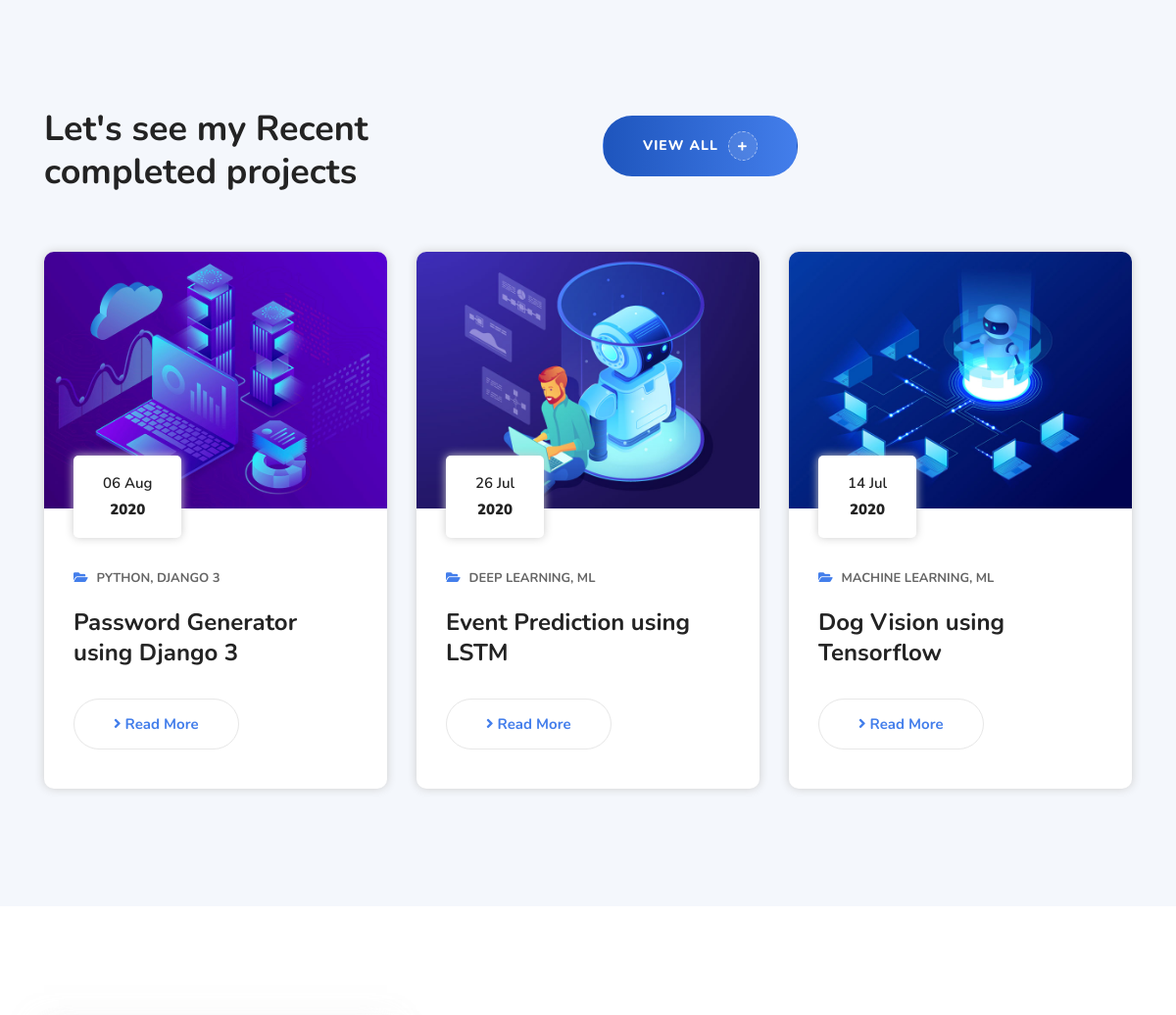
/ (middle part), run on an earlier commit of the app's database.
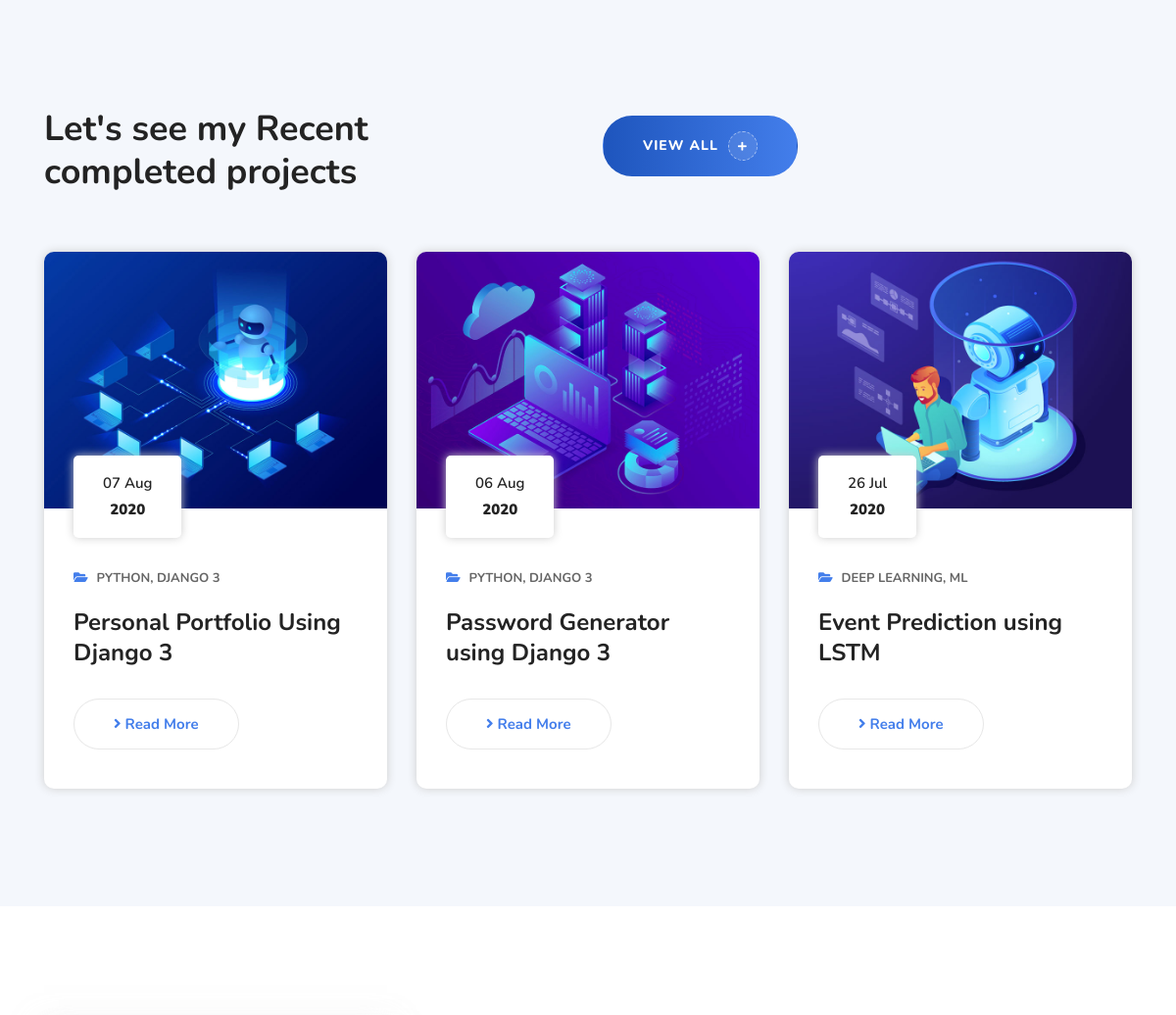
And on a later commit of the database.
### portfolio/models.py (models this page shows, shortened)
class Project(models.Model):
    title = models.CharField(max_length=100)
    url = models.URLField(max_length=200)
    image = models.ImageField(upload_to='portfolio/images/')
    date = models.DateField()
    tags = models.CharField(max_length=20)

### portfolio/views.py (the view)
# urls.py: 2. Add a URL to urlpatterns:  path('', views.home, name='home')
def home(request):
    projects = Project.objects.order_by('-date')
    return render(request, 'portfolio/home.html', {'projects': projects[:3]})

### portfolio/templates/portfolio/home.html (shortened to what this page needs)
{% extends 'portfolio/base.html' %}
{% block content %}
{% load static %}
    <div id="portfolio" class="blog-area default-padding bg-gray bottom-less">
        <div class="container">
            <div class="heading-left">
                <div class="row">
                    <div class="col-lg-5">
                        <h2>
                            Let's see my Recent completed projects
                        </h2>
                    </div>
                    <div class="col-lg-6 offset-lg-1">
                        <a class="btn circle btn-md btn-gradient wow fadeInUp" target="_blank" rel="noopener noreferrer" href="https://github.com/salaarkhan-dev?tab=repositories">View All <i class="fas fa-plus"></i></a>
                    </div>
                </div>
            </div>
            <div class="blog-items">
                <div class="row">
                    {% for project in projects %}
                    <div class="col-lg-4 col-md-6 single-item">
                        <div class="item">
                            <div class="thumb">
                                <a href="{{ project.url }}">
                                    <img src="{{ project.image.url }}" alt="Thumb">
                                    <div class="date">
                                        {{ project.date|date:'d M' }} <strong>{{ project.date|date:'Y' }}</strong>
                                    </div>
                                </a>
                            </div>
                            <div class="info">
                                <div class="meta">
                                    <ul>
                                        <li>
                                            <i class="fas fa-folder-open"></i>
                                        </li>
                                        <li>
                                            <a href="{{ project.url }}">{{ project.tags }}</a>
                                        </li>
                                    </ul>
                                </div>
                                <h4>
                                    <a target="_blank" rel="noopener noreferrer" href="{{ project.url }}">{{ project.title }}</a>
                                </h4>
                                <a class="btn-simple" target="_blank" rel="noopener noreferrer" href="{{ project.url }}"><i class="fas fa-angle-right"></i> Read More</a>
                            </div>
                        </div>
                    </div>
                    {% endfor %}
                </div>
            </div>
        </div>
    </div>
    <div id="contact" class="contact-area default-padding">
    </div>
{% endblock %}

What changed in the data, as far as the page shows it:
no longer on this page (row unchanged): Project: image (picture), date "14 Jul", date "2020", tags "MACHINE LEARNING, ML", title "Dog Vision using Tensorflow"
added Project: image (picture), date "07 Aug", date "2020", tags "PYTHON, DJANGO 3", title "Personal Portfolio Using Django 3"
